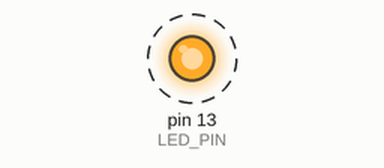
Simulated run of this sketch. Board: Arduino Uno, built with avr-gcc and run on an emulated ATmega328P. Parts: output pins drawn as LEDs (lit = HIGH). Dashed ring = blinking.

Above: at 0.2 s.
Timing chart, 0 to 3.0 s (numbered marks = the images above):
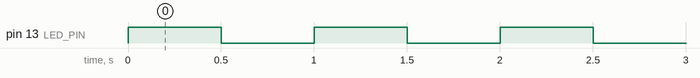

The sketch:

Challenge05_ChooseSpeed.ino
```cpp
// Complete example solution for Lesson01, challenge 05.
const int LED_PIN = LED_BUILTIN;
const int blinkDelay = 500;
void setup() {
  pinMode(LED_PIN, OUTPUT);
}
void loop() {
  digitalWrite(LED_PIN, HIGH);
  delay(blinkDelay);
  digitalWrite(LED_PIN, LOW);
  delay(blinkDelay);
}
```

Measured:
- by itself, pin 13 (LED_PIN): alternates HIGH for 0.50 s and LOW for 0.50 s
